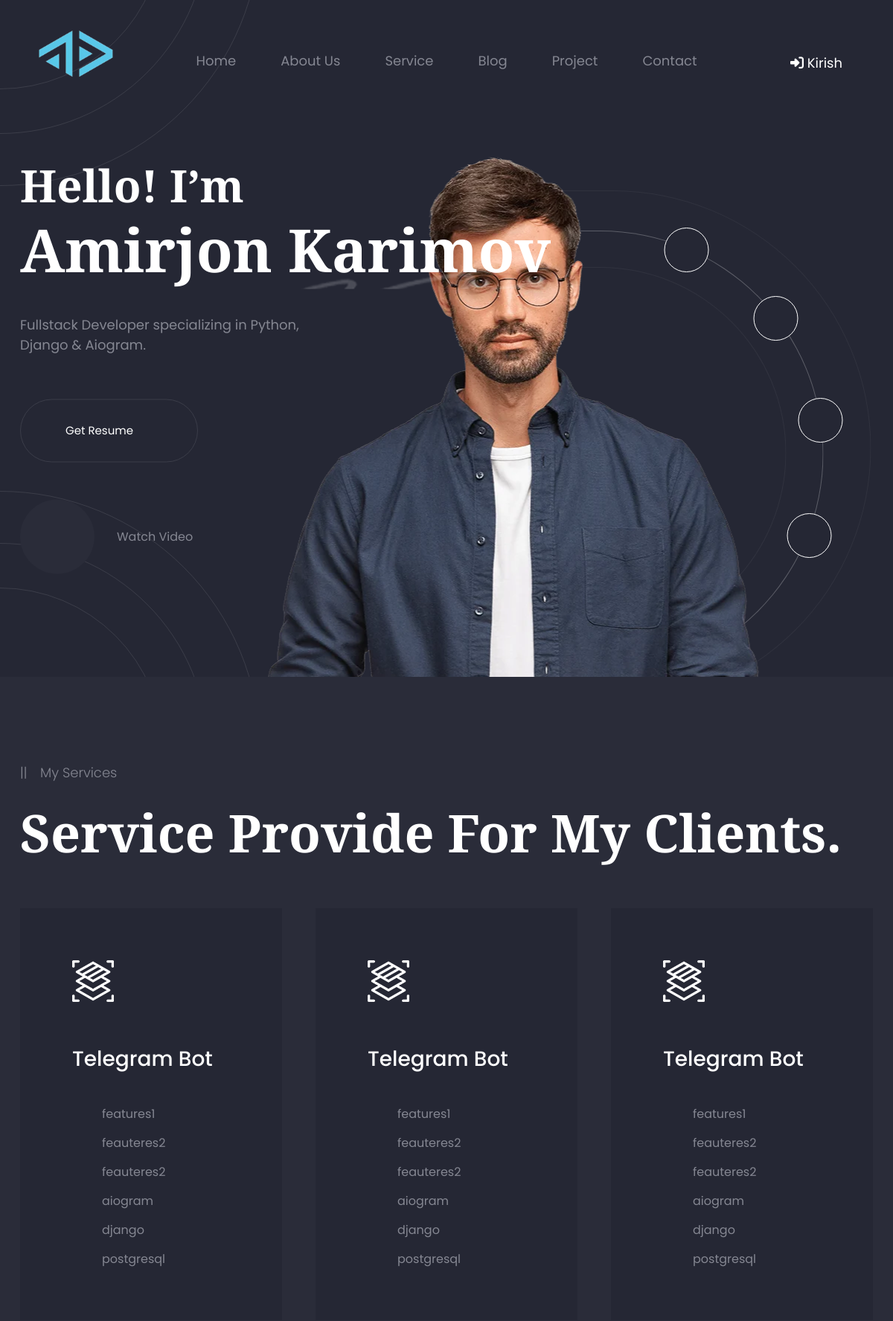
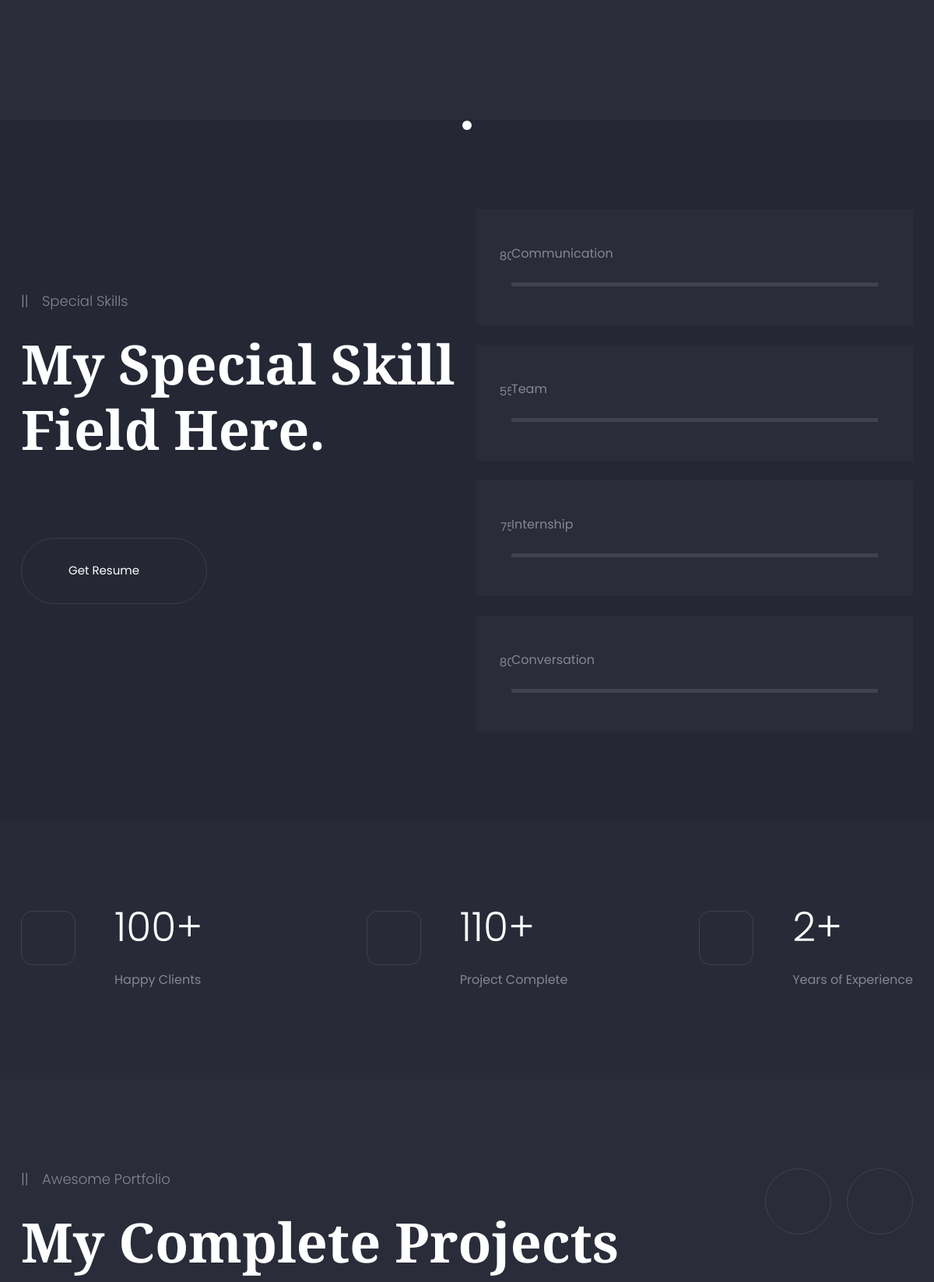
The page / (upper part) on the database its author committed (2 pictures, top to bottom).
### defaults/models.py (models this page shows, shortened)
class HomeDefault(models.Model):
    title = models.CharField(verbose_name="Sayt sarlavhasi",max_length=300)
    logo = models.ImageField(verbose_name="logo")
    avatar = models.ImageField(verbose_name="Avatar rasmi")
    video_link = models.CharField(max_length=300,verbose_name="Video linki")

class Skill(models.Model):
    title = models.CharField(max_length=200,verbose_name="Nomi")
    number = models.IntegerField(verbose_name="Foiz")
    skill = models.ForeignKey(HomeDefault,on_delete=models.PROTECT,related_name='defaults')

class Statics(models.Model):
    happy_clients = models.BigIntegerField(verbose_name="Hursand Mijozlar")
    project_complate = models.BigIntegerField(verbose_name="Muvaffaqiyatli loyihalar")
    experience = models.BigIntegerField(verbose_name="Tajriba")

### portfolio/models.py (models this page shows, shortened)
class Profile(models.Model):
    fullname = models.CharField(max_length=200,verbose_name="Ism Familiya")
    description = models.CharField(max_length=500,verbose_name='Siz haqingizda')
    job = models.CharField(max_length=200,verbose_name="Kasbingiz")
    age = models.IntegerField(verbose_name="Yosh",blank=True,null=True)
    logo = models.ImageField(upload_to='profile_logos/',blank=True,null=True)

class Service(models.Model):
    title = models.CharField(max_length=100)
    photo = models.CharField(max_length=200, verbose_name='Rasm URL')
    features = models.ManyToManyField(FeaturesText, related_name='Xususiyatlar')
    subtitle = models.CharField(max_length=200, verbose_name="Sub Title")
    description = models.TextField(blank=True, null=True, verbose_name="Xizmat haqida")
    why_choose_me = models.TextField(blank=True, null=True, verbose_name='Nega aynan men')
    services_text = models.ManyToManyField(ServiceText, related_name='services', verbose_name="kichik qobiliyatlar")
    plans_text = models.TextField(blank=True, null=True, verbose_name="Tariflar haqida matn")

class FeaturesText(models.Model):
    title = models.CharField(max_length=100)

### portfolio/views.py (the view)
# urls.py: path('', HomePageView.as_view(), name='home'),
class HomePageView(ListView):
    model = Service
    template_name = 'index.html'
    context_object_name = 'object_list'
    def get_context_data(self, **kwargs):
        context = super().get_context_data(**kwargs)
        profile = Profile.objects.get(id=1)
        home = HomeDefault.objects.all()
        project = Project.objects.all()
        context['home_defaults'] = home
        context['skills'] = Skill.objects.all()
        context['social'] = SocialMarkets.objects.get(id=1)
        context['statistics'] = Statics.objects.all()
        context['companies'] = Company.objects.all()
        context['projects'] = project
        context['posts'] = Post.objects.all()[:4]
        context['profile'] = profile
        return context

### portfolio/models.py (called while the page is built)
    def __str__(self):
        return str(self.name)

### portfolio/templates/index.html (shortened to what this page needs)
{% extends 'base.html' %}
{% load static %}
    {% block content %}
    <main class="main-wrapper">
        <div class="hero-section section-dark-blue-bg">
            <div class="hero-wrapper">
                <div class="container">
                    <div class="row">
                        <div class="col-xxl-7">
                            {%for defaults in home_defaults%}
                            <div class="hero-content">
                                <h3 class="title-big">Hello! I’m</h3>
                                <h2 class="title-large">{{ profile.fullname|slice:":7" }}<span class="shape-mark">{{ profile.fullname|slice:"7:" }}</span></h2>
                                <p>{{profile.job}}</p>
                                <a href="{% static 'Amirjon_Karimov_CV.pdf' %}" download class="btn btn-xl btn-outline-one icon-space-left">
                                    Get Resume <i class="icofont-download"></i>
                                </a>
                                <div class="video-link">
                                    <a class="wave-btn" href="{{defaults.video_link}}" data-autoplay="true" data-vbtype="video">
                                        <div class="ripple"><i class="icofont-ui-play"></i></div>
                                    </a>
                                    <span class="video-text"> Watch Video</span>
                                </div>
                            </div>
                            {%endfor%}
                        </div>
                    </div>
                </div>
                <div class="hero-shape hero-bottom-shape">
                    <span></span>
                    <span></span>
                    <span></span>
                </div>
                <div class="hero-portrait">
                    <div class="image">
                        {%for defaults in home_defaults%}
                        <img class="img-fluid" src="{{defaults.avatar.url}}" alt="">
                        <div class="social-link">
                            <a href="{{social.telegram}}" target="_blank"><i class="icofont-telegram"></i></a>
                            <a href="{{social.instagram}}" target="_blank"><i class="icofont-instagram"></i></a>
                            <a href="{{social.youtube}}" target="_blank"><i class="icofont-youtube"></i></a>
                            <a href="{{social.linkedin}}" target="_blank"><i class="icofont-linkedin"></i></a>
                        </div>
                        {%endfor%}
                    </div>
                </div>
            </div>
        </div>
        <div class="service-display-section section-gap-tb-165 pos-relative">
            <div class="container">
                <div class="row">
                    <div class="col-12">
                        <div class="section-content">
                            <span class="section-tag">My Services</span>
                            <h2 class="section-title">Service Provide For My Clients.</h2>
                        </div>
                    </div>
                </div>
            </div>
            <div class="service-display-wrapper">
                <div class="container">
                    <div class="row">
                        <div class="col-12">
                            <div class="service-display-slider">
                                <div class="swiper-container">
                                    <div class="swiper-wrapper">
                                        {% for service in object_list %}
                                        <div class="service-box-single-item swiper-slide">
                                            <div class="icon"><img src="{% static 'assets/images/icon/service-icon-1.png' %}" alt="">
                                            </div>
                                            <h4 class="title"><a href="{%url 'service_details' service.pk%}">{{service.title}}</a></h4>
                                            <ul class="list-item">
                                                {% for feature in service.features.all %}
                                                    <li>{{ feature.title }}</li>
                                                {% endfor %}
                                            </ul>
                                        </div>
                                        {% endfor %}
                                    </div>
                                </div>
                            </div>
                        </div>
                    </div>
                </div>
            </div>
                <div class="service-display-dots">
                    <div class="swiper-pagination"></div>
                </div>
            </div>
        <div class="skill-display-section section-gap-tb-165 section-bg pos-relative">
            <div class="skill-display-section-box">
                <div class="container">
                    <div class="row align-items-center">
                        <div class="col-xl-6 col-xxl-5">
                            <div class="section-content">
                                <span class="section-tag">Special Skills</span>
                                <h2 class="section-title">My Special Skill Field Here.</h2>
                                <a href="Amirjon_Karimov_CV.pdf" download="Amirjon_Karimov_CV.pdf" class="btn btn-xl btn-outline-one icon-space-left">Get Resume <i class="icofont-download"></i></a>
                            </div>
                        </div>
                        <div class="col-xl-6 col-xxl-6 offset-xxl-1">
                            <div class="skill-display-wrapper">
                                 {%for skill in skills%}
                                <div class="skill-progress-single-item">
                                    <span class="tag">{{skill.title}}</span>
                                    <div class="skill-box">
                                        <div class="progress-line" data-width="{{skill.number}}">
                                            <span class="skill-percentage">{{skill.number}}%</span>
                                        </div>
                                    </div>
                                </div>
                                {%endfor%}
                            </div>
                        </div>
                    </div>
                </div>
            </div>
        </div>
        <div class="counter-display-section section-gap-tb-165 section-bg-2">
            <div class="counter-display-wrapper">
                <div class="container">
                    {%for statics in statistics%}
                    <div class="row justify-content-center justify-content-sm-start">
                        <div class="d-block d-md-flex justify-content-md-start col-12 col-sm-4 col-md-4">
                            <div class="counterup-single-item">
                                <div class="icon">
                                </div>
                                <div class="content">
                                    <h2 class="number"><span class="counter">{{statics.happy_clients}}</span>+</h2>
                                    <span class="text">Happy Clients</span>
                                </div>
                            </div>
                        </div>
                        <div class="d-block d-md-flex justify-content-md-center col-12 col-sm-4 col-md-4">
                            <div class="counterup-single-item">
                                <div class="icon">
                                </div>
                                <div class="content">
                                    <h2 class="number"><span class="counter">{{statics.project_complate}}</span>+</h2>
                                    <span class="text">Project Complete</span>
                                </div>
                            </div>
                        </div>
                        <div class="d-block d-md-flex justify-content-md-end col-12 col-sm-4 col-md-4">
                            <div class="counterup-single-item">
                                <div class="icon">
                                </div>
                                <div class="content">
                                    <h2 class="number"><span class="counter">{{statics.experience}}</span>+</h2>
                                    <span class="text">Years of Experience</span>
                                </div>
                            </div>
                        </div>
                    </div>
                    {%endfor%}
                </div>
            </div>
        </div>
        <div class="project-display-section section-gap-tb-165">
            <div class="project-display-box">
                <div class="container">
                    <div class="row">
                        <div class="col-12 col-xl-12 d-block d-md-flex justify-content-between">
                            <div class="section-content pos-relative">
                                <span class="section-tag">Awesome Portfolio</span>
                                <h2 class="section-title">My Complete Projects</h2>
                            </div>
                            <div class="default-nav-style mt-6 mb-6 mb-md-0 ">
                                <div class="slider-button button-prev"><i class="icofont-double-left"></i></div>
                                <div class="slider-button button-next"><i class="icofont-double-right"></i></div>
                            </div>
                        </div>
                    </div>
                </div>
            </div>
        </div>
    </main>
    {% endblock content%}

### rows shown on the page
HomeDefault: avatar (picture)
Profile: fullname "Amirjon", fullname "Karimov", job "Fullstack Developer specializing in Python, Django & Aiogram."
Service: title "Telegram Bot"
FeaturesText: title "features1"
FeaturesText: title "feauteres2"
FeaturesText: title "feauteres2"
FeaturesText: title "aiogram"
FeaturesText: title "django"
FeaturesText: title "postgresql"
Skill: title "Communication", number "80"
Skill: title "Team", number "55"
Skill: title "Internship", number "75"
Skill: title "Conversation", number "80"
Statics: happy_clients "100", project_complate "110", experience "2"
